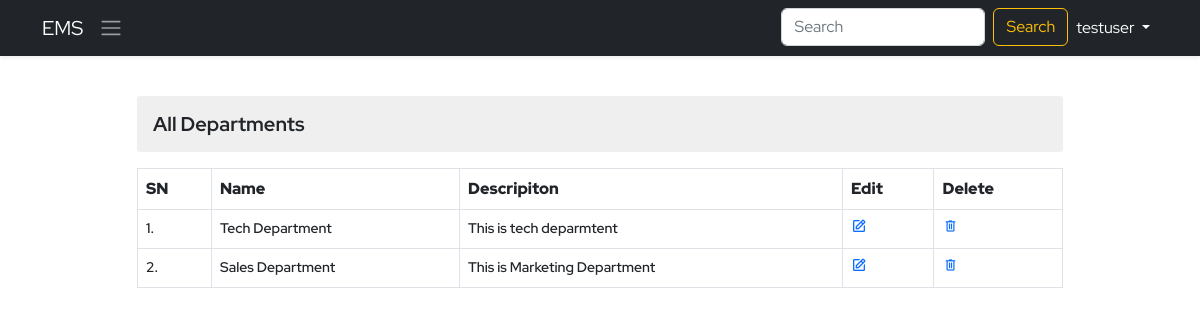
Before: /view-departments/ with the older database file.
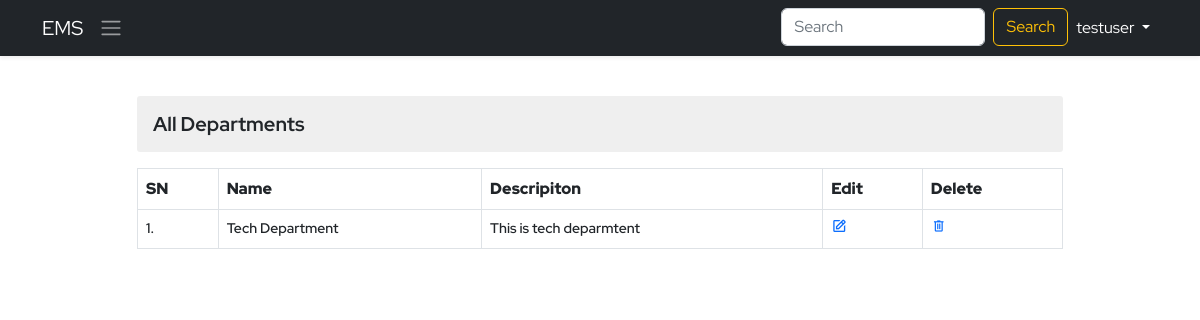
After: the same page with the newer database file.
### ems/models.py (models this page shows, shortened)
class Department(models.Model):
    name=models.CharField(max_length=70)
    description=models.TextField(max_length=200)

### ems/views.py (the view)
# urls.py: path('view-departments/',viewDepartment,name='view-department'),
def viewDepartment(request):
    context={}
    try:
        departments=Department.objects.all()
        context['departments']=departments
    except Exception as e:
        print('View Department Exception : ',e)
    return render(request,'ems/view_department.html',context)

### ems/templates/ems/view_department.html (shortened to what this page needs)
{% extends './base.html' %}
{% block body %}
<div class="container py-4">
    <div class="row d-flex align-items-center justify-content-center">
        <div class="col-10">
            <h3 class="my-3 derpartment-title">All Departments</h3>
            <table class="table table-bordered department-table">
                <tr>
                    <th>SN</th>
                    <th>Name</th>
                    <th>Descripiton</th>
                    <th>Edit</th>
                    <th>Delete</th>
                </tr>
                {% for department in departments %}
                <tr>
                    <td>{{forloop.counter}}.</td>
                    <td>{{department.name}}</td>
                    <td>{{department.description}}</td>
                    <td><a href="{{department.id}}" class="edit" data-bs-toggle="modal" data-bs-target="#edit-department" ><i class='bx bx-edit'></i></a></td>
                    <td><a href="{% url 'ems:delete-department' department.id %}" class="delete"><span class="material-symbols-outlined">
                        </span></a></td>
                </tr>
                {% endfor %}
            </table>
        </div>
    </div>
</div>
{% endblock body %}

Changed rows visible on the page:
removed Department: name "Sales Department", description "This is Marketing Department"
